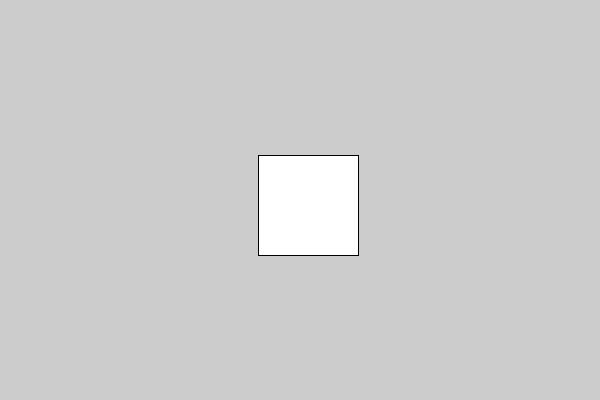
Frame 1 (no input)
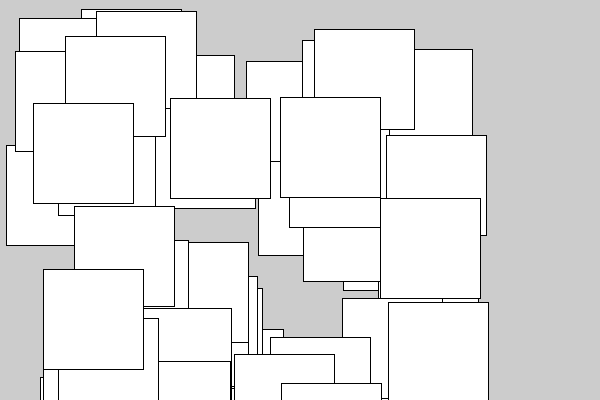
Frame 60 (the mouse pressed at the canvas centre just before this capture)
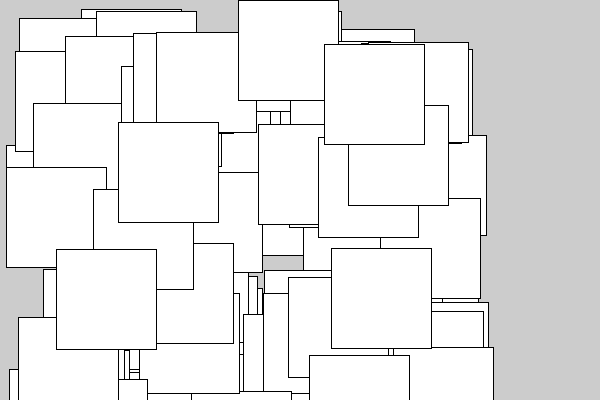
Frame 120 (the mouse held since frame 60 and released just before this capture)

The Processing sketch that drew these frames (run headless with seeded random() and noise(); from frame 60 on, the mouse is pressed at the canvas centre):

// Processing sketch: klasser
// ── klasser.pde
// initiering af variablen f
Firkant f;

void setup() {
  size (600, 400);
}

void draw() {
  // initiering af objektet f
  f = new Firkant();
  // tegner firkanten på canvas
  f.drawFirkant();
}

// ── Firkant.pde
class Firkant {
  // klassens attributter/ tilstand
  float x, y;

  //konstroktøren
  Firkant() {
    this.x = random(400);
    this.y = random(600);
  }

  // klassens metoder
  
  // tegn firkant på canvas
  void drawFirkant() {
    square(x, y, 100);
  }
}
